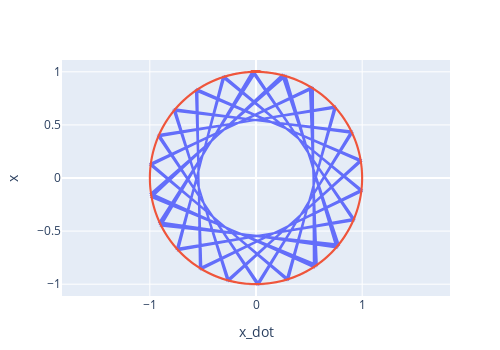

Notebook cell for this chart:
### Markdown cell above
Plot of solution and estimate for x versus x_dot

### Code cell
estimate = scatter(x=x_dot, y=x, mode="lines",name="Numerical Estimate")
solution = scatter(x=x_dot_sol, y=x_sol, mode="lines",name="Exact Solution")
layout = Layout(
    yaxis=attr(scaleanchor = "x",scaleratio = 1),
    xaxis_title="x_dot",
    yaxis_title="x",
    width=500, height=350,
    showlegend=false,
)

plot([estimate, solution], layout)

### Figure 1 — Plotly figure (JSON) as saved in the notebook; plotly's stock layout.template omitted (floating-point values rounded to 4 significant figures; data arrays with more than 128 entries replaced by an {"elided": "..."} marker saying what was removed)
{"data": [{"mode": "lines", "name": "Numerical Estimate", "type": "scatter", "x": [0, -0.9093, 0.7568, 0.2794, -0.9894, 0.544, 0.5366, -0.9906, 0.2879, 0.751, -0.9129, 0.008851, 0.9056, -0.7626, -0.2709, 0.988, -0.5514, -0.5291, 0.9918, -0.2964, -0.7451, 0.9165, -0.0177, -0.9018, 0.7683, 0.2624, -0.9866, 0.5588, 0.5216, -0.9929, 0.3048, 0.7392, -0.92, 0.02655, 0.8979, -0.7739, -0.2538, 0.9851, -0.5661, -0.514, 0.9939, -0.3132, -0.7332, 0.9235, -0.0354, -0.894, 0.7795, 0.2453, -0.9836, 0.5734, 0.5064], "y": [1, -0.4161, -0.6536, 0.9602, -0.1455, -0.8391, 0.8439, 0.1367, -0.9577, 0.6603, 0.4081, -1.0, 0.4242, 0.6469, -0.9626, 0.1543, 0.8342, -0.8486, -0.128, 0.9551, -0.6669, -0.4, 0.9998, -0.4322, -0.6401, 0.965, -0.163, -0.8293, 0.8532, 0.1192, -0.9524, 0.6735, 0.3919, -0.9996, 0.4401, 0.6333, -0.9673, 0.1717, 0.8243, -0.8578, -0.1104, 0.9497, -0.68, -0.3837, 0.9994, -0.4481, -0.6264, 0.9695, -0.1804, -0.8193, 0.8623]}, {"mode": "lines", "name": "Exact Solution", "type": "scatter", "x": {"elided": "1001 float values"}, "y": {"elided": "1001 float values"}}], "layout": {"height": 350, "margin": {"b": 50, "l": 50, "r": 50, "t": 60}, "showlegend": false, "width": 500, "xaxis": {"title": {"text": "x_dot"}}, "yaxis": {"scaleanchor": "x", "scaleratio": 1, "title": {"text": "x"}}}}
